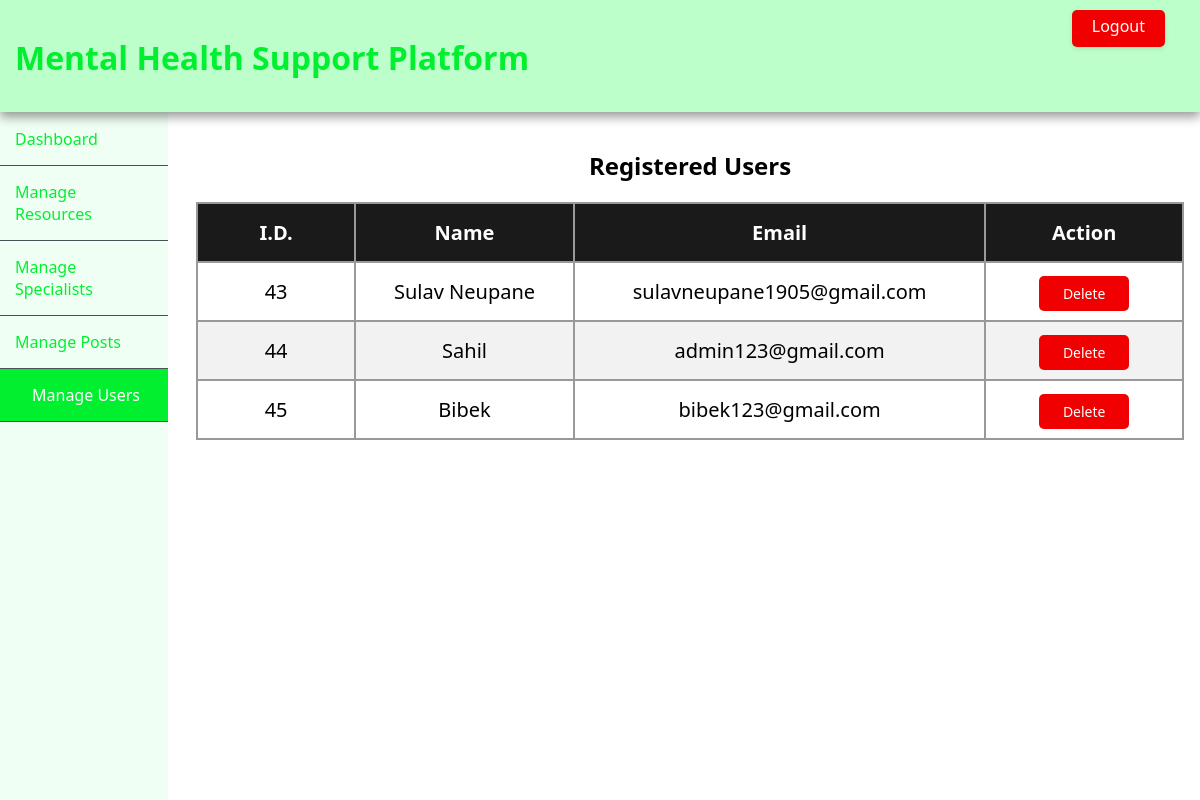
The app's page /admin/manageusers.php (signed in) with its own data.
### tables this page shows
CREATE TABLE `users` (
  `id` int(11) NOT NULL,
  `name` varchar(255) NOT NULL,
  `email` varchar(255) NOT NULL,
  `password` varchar(255) NOT NULL
);

### admin/manageusers.php (the view, shortened to what this page needs)
<?php
$con = mysqli_connect("localhost","root","","mhsp");
include '../components/adminnavfixed.php'
?>
<section>
<?php
$sql = "SELECT id, name, email FROM users";
$result = $con->query($sql);
if ($result->num_rows > 0) {
?>
<h1>Registered Users</h1>
    <table>
        <tr>
            <th>I.D.</th>
            <th>Name</th>
            <th>Email</th>
            <th>Action</th>
        </tr>
<?php
    while($row = $result->fetch_assoc()) {
    echo "<tr>";
    echo "<td>".$row["id"]."</td>";
    echo "<td>".$row["name"]."</td>";
    echo "<td>".$row["email"]."</td>";
    echo "<td><a class='btn btndelete' id=".$row['id'].">Delete</a></td>";
    echo "</tr>";
    }
} else {
    echo "<h2>Oops! It looks like there are no registered users</h2>";
}
?>
    </table>
</section>
</body>
</html>

### css/style.css (style rules this page uses)
body { font-family: "Segoe UI", Tahoma, Geneva, Verdana, sans-serif; margin: 0; padding: 0; background-color: #fff; overflow-x: auto; }
section { margin-left: 15%; margin-top: 16px; padding: 1px 16px; }

### css/admin.css (style rules this page uses)
section { display: flex; flex-direction: column; justify-content: center; align-items: center; }
table { width: 100%; }
table, tr, th, td { padding: 15px 45px; font-size: 20px; border: 2px solid #999; border-collapse: collapse; transition: all 0.2s ease; }
th { background-color: #1a1a1a; color: white; }
tr:nth-child(odd) { background-color: #f2f2f2; }
td { padding: 15px 15px; text-align: center; }
a { text-decoration: none; font-weight: 500; color: blue; }
.btn { padding: 8px 24px; border: none; border-radius: 5px; color: white; font-size: 14px; margin: 4px; cursor: pointer; transition: all 0.2s ease; }
.btndelete { background-color: #f00000; }

### records on screen
users: id "43", name "Sulav Neupane", email "sulavneupane1905@gmail.com"
users: id "44", name "Sahil", email "admin123@gmail.com"
users: id "45", name "Bibek", email "bibek123@gmail.com"
